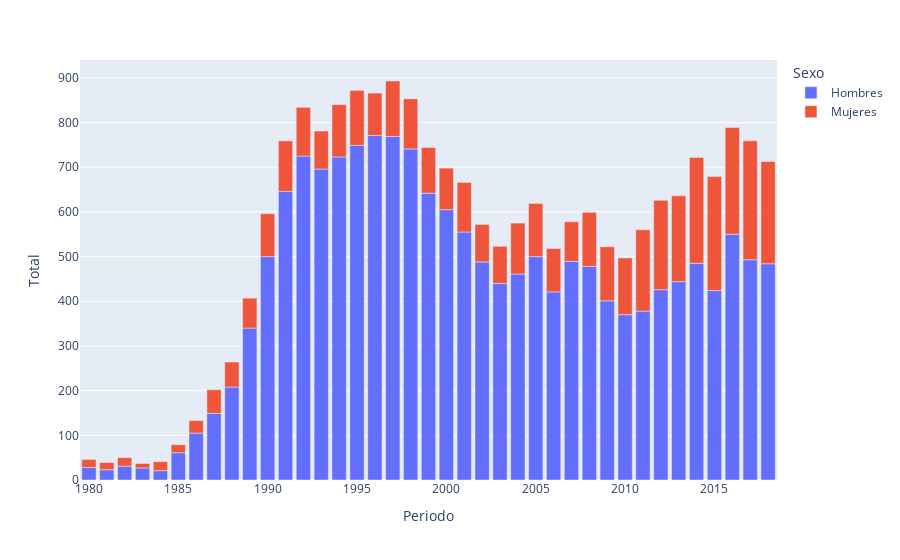

The cell this chart's notebook holds for it:
### Code cell
fig = px.bar(envenenamiento_accidental, x = "Periodo", y = "Total", color = "Sexo")
fig
#Los hombres mueren por envenenamiento accidental en una proporción mucho más alta que las mujeres.

### Figure 1 — Plotly figure (JSON) as saved in the notebook; plotly's stock layout.template omitted (floating-point values rounded to 4 significant figures)
{"data": [{"alignmentgroup": "True", "hovertemplate": "Sexo=Hombres<br>Periodo=%{x}<br>Total=%{y}<extra></extra>", "legendgroup": "Hombres", "marker": {"color": "#636efa", "pattern": {"shape": ""}}, "name": "Hombres", "offsetgroup": "Hombres", "orientation": "v", "showlegend": true, "textposition": "auto", "type": "bar", "x": [1996, 1997, 1995, 1998, 1992, 1994, 1993, 1991, 1999, 2000, 2001, 2016, 2005, 1990, 2017, 2007, 2002, 2014, 2018, 2008, 2004, 2013, 2003, 2012, 2015, 2006, 2009, 2011, 2010, 1989, 1988, 1987, 1986, 1985, 1982, 1980, 1983, 1981, 1984], "xaxis": "x", "y": [771, 769, 749, 741, 725, 723, 696, 646, 642, 605, 555, 550, 500, 500, 493, 489, 488, 485, 484, 478, 461, 444, 440, 426, 424, 421, 401, 378, 370, 340, 208, 149, 105, 61, 31, 28, 27, 23, 21], "yaxis": "y"}, {"alignmentgroup": "True", "hovertemplate": "Sexo=Mujeres<br>Periodo=%{x}<br>Total=%{y}<extra></extra>", "legendgroup": "Mujeres", "marker": {"color": "#EF553B", "pattern": {"shape": ""}}, "name": "Mujeres", "offsetgroup": "Mujeres", "orientation": "v", "showlegend": true, "textposition": "auto", "type": "bar", "x": [2017, 2015, 2016, 2014, 2018, 2012, 2013, 2011, 2010, 1997, 1995, 2008, 2009, 2005, 1994, 2004, 1991, 1998, 2001, 1992, 1999, 2006, 1990, 1996, 2000, 2007, 1993, 2002, 2003, 1989, 1988, 1987, 1986, 1984, 1982, 1985, 1980, 1981, 1983], "xaxis": "x", "y": [266, 255, 239, 237, 229, 200, 192, 182, 127, 124, 123, 121, 121, 119, 117, 114, 113, 112, 111, 109, 102, 97, 96, 95, 93, 89, 85, 84, 83, 67, 56, 53, 28, 20, 19, 18, 18, 16, 10], "yaxis": "y"}], "layout": {"barmode": "relative", "legend": {"title": {"text": "Sexo"}, "tracegroupgap": 0}, "margin": {"t": 60}, "xaxis": {"anchor": "y", "domain": [0, 1], "title": {"text": "Periodo"}}, "yaxis": {"anchor": "x", "domain": [0, 1], "title": {"text": "Total"}}}}
